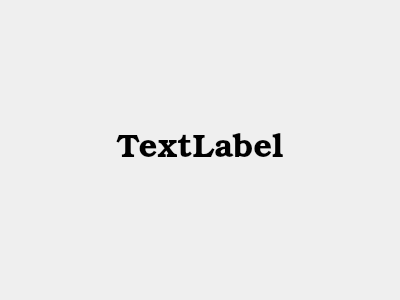
<?xml version="1.0" encoding="UTF-8"?>
<ui version="4.0">
 <class>DiceThrow</class>
 <widget class="QDialog" name="DiceThrow">
  <property name="geometry">
   <rect>
    <x>0</x>
    <y>0</y>
    <width>400</width>
    <height>300</height>
   </rect>
  </property>
  <property name="windowTitle">
   <string>Dialog</string>
  </property>
  <layout class="QGridLayout" name="gridLayout">
   <item row="0" column="0">
    <widget class="QLabel" name="rNumberLabel">
     <property name="font">
      <font>
       <family>URW Bookman L</family>
       <pointsize>25</pointsize>
      </font>
     </property>
     <property name="text">
      <string>TextLabel</string>
     </property>
     <property name="alignment">
      <set>Qt::AlignCenter</set>
     </property>
     <property name="textInteractionFlags">
      <set>Qt::LinksAccessibleByMouse</set>
     </property>
    </widget>
   </item>
  </layout>
 </widget>
 <resources/>
 <connections/>
</ui>
